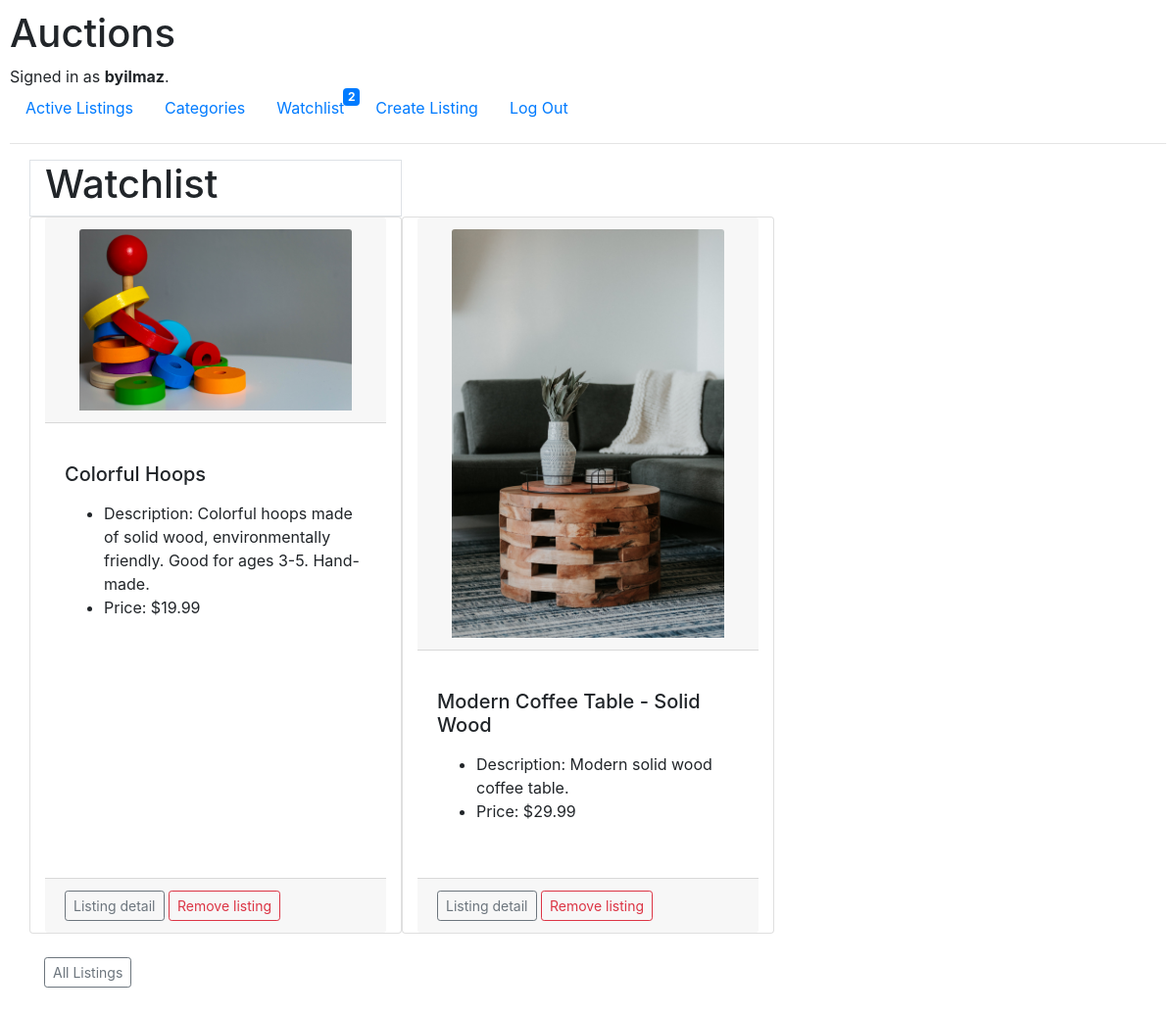
The app's page /watchlist (signed in) with its own data.
### auctions/models.py (models this page shows, shortened)
class User(AbstractUser):
    pass

class Listing(models.Model):
    image = models.ImageField(
        'image', upload_to='auctions/static/auctions/images', default='image')
    status = models.BooleanField(default=True)
    title = models.CharField(max_length=64)
    content = models.TextField()
    starting_price = models.FloatField()
    created_at = models.DateTimeField(auto_now_add=True)
    author = models.ForeignKey(
        User, null=True, blank=True, on_delete=models.DO_NOTHING)
    category = models.ForeignKey(
        Category, null=True, on_delete=models.DO_NOTHING)

### auctions/views.py (the view)
# urls.py: path("watchlist", views.watchlist, name="watchlist"),
@ login_required
def watchlist(request):
    try:
        user_list = Watchlist.objects.get(user=request.user)
    except:
        user_list = None
    if not user_list:
        return render(request, "auctions/watchlist.html", {
            "watchlist": []
        })
    else:
        user_list = Watchlist.objects.get(user=request.user)
        watchlist = user_list.listings.all()
        count = watchlist.count
        return render(request, "auctions/watchlist.html", {
            "watchlist": watchlist,
            "count": count
        })

### auctions/templates/auctions/watchlist.html
{% extends "auctions/layout.html" %}
{% block body %}
    <div class="container">
        <div class="row">
            <div class="col-md-4 border">
                <h1>Watchlist</h1>
            </div>
        </div>
        <div class="row">
            {% if watchlist|length %}
                {% for item in watchlist %}
                <div class="card col-md-4" style="gap:20px">
                    <div class="card-header">
                        <div class="col-md-12">
                            <img src={{item.image.url}}  class="card-img-top" alt="img">
                        </div>
                    </div>
                    <div class="card-body col-md-12">
                        <h5 class="card-title">{{item.title }}</h5>
                        <p class="card-text">
                        <ul>
                            <li>Description: {{item.content }}</li>
                            <li>Price: ${{ item.starting_price }}</li>
                        </ul>
                        </p>
                    </div>
                    <div class="card-footer text-muted">
                        <a href="{% url 'listing' item.id %}" class="btn btn-outline-secondary btn-sm">Listing detail</a>
                        <a href="{% url 'remove' item.id %}" class="btn btn-outline-danger btn-sm">Remove listing</a>
                    </div>
                </div>
            {% endfor %}
        {% else %}
        <div class="card-body col-md-4 border">
           <p>Nothing on your watchlist yet</p>
        </div>
        {% endif %}
        </div><br/>
        <a href="{% url 'index' %}" class="btn btn-outline-secondary btn-sm">All Listings</a>
    </div>
    <br>
{% endblock %}

### auctions/templates/auctions/layout.html (shortened to what this page needs)
{% load static %}
<!DOCTYPE html>
<html lang="en">
    <head>
        <link rel="stylesheet" href="https://stackpath.bootstrapcdn.com/bootstrap/4.4.1/css/bootstrap.min.css">
        <link href="{% static 'auctions/styles.css' %}" rel="stylesheet">
    </head>
    <body>
        <h1>Auctions</h1>
        <div>
            {% if user.is_authenticated %}
                Signed in as <strong>{{ user.username }}</strong>.
            {% else %}
                Not signed in.
            {% endif %}
        </div>
        <ul class="nav">
            <li class="nav-item">
                <a class="nav-link" href="{% url 'active_listings' %}">Active Listings</a>
            </li>
            <li class="nav-item">
                <a class="nav-link" href="{% url 'categories' %}">Categories</a>
            </li>
            {% if user.is_authenticated %}
                <li class="nav-item">
                    <span class="badge badge-primary" style="float:right;margin-bottom:-10px;">{{count}}</span>
                    <a class="nav-link" href="{% url 'watchlist' %}">Watchlist<span class="sr-only">(current)</span></a>
                </li>
                <li class="nav-item">
                    <a class="nav-link" href="{% url 'add' %}">Create Listing</a>
                </li>
                <li class="nav-item">
                    <a class="nav-link" href="{% url 'logout' %}">Log Out</a>
                </li>
            {% endif %}
        </ul>
        <hr>
        {% block body %}
        {% endblock %}
    </body>
</html>

### auctions/static/auctions/styles.css (style rules this page uses)
body { padding: 10px; }

### records on screen
User: username "byilmaz"
Listing: image (picture), title "Colorful Hoops", content "Colorful hoops made of solid wood, environmentally friendly. Good for ages 3-5. Hand-made.", starting_price "19.99"
Listing: image (picture), title "Modern Coffee Table - Solid Wood", content "Modern solid wood coffee table.", starting_price "29.99"

### other values on screen
{{ count }} "2"
